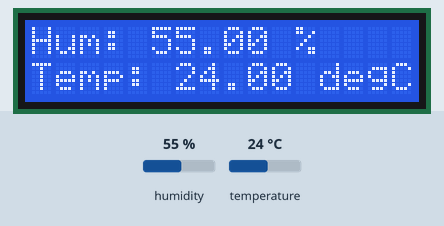
Recording of a sketch running on a simulated Arduino Uno, built with avr-gcc and run on an emulated ATmega328P. Shown: 16×2 character LCD. The test bench sets the inputs (shaded band); at power-on: humidity 55 %, temperature 24 °C.

Above: at 1.2 s.
1.3 s: humidity set to 22 %
At 6.4 s:
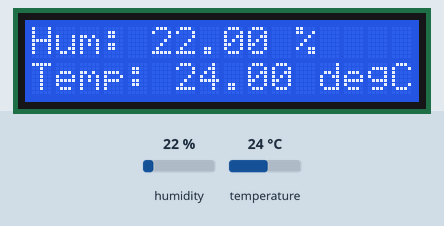
7.3 s: temperature set to 12 °C
At 11.3 s:
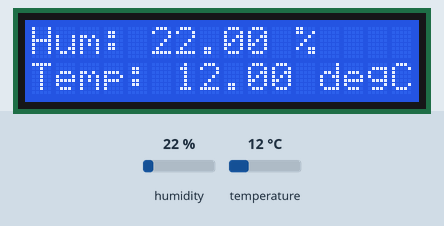
13.3 s: humidity set to 40 %
At 16.2 s:
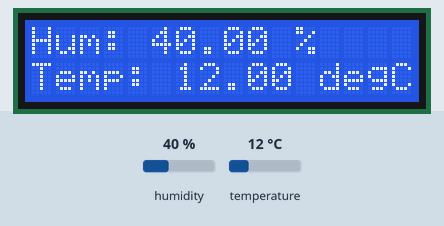
19.3 s: temperature set to 19 °C
At 21.1 s:
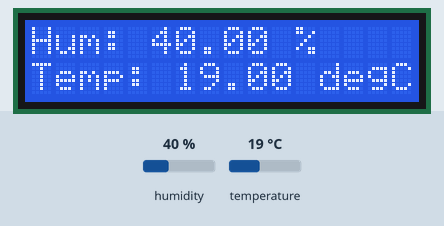
Timing chart, 0 to 22.6 s (numbered marks = the images above; inputs shaded):
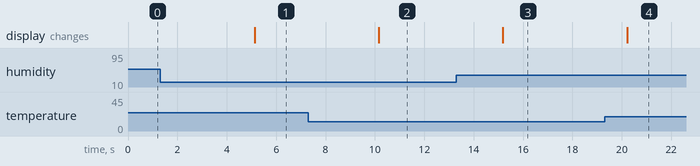

Measured:
- after the input at 1.3 s, the display: changes after 3.8 s (image 1)
- after the input at 7.3 s, the display: changes after 2.9 s (image 2)
- after the input at 13.3 s, the display: changes after 1.9 s (image 3)
- after the input at 19.3 s, the display: changes after 0.91 s (image 4)

The sketch:

LCD_DHT11.ino
```cpp
#include <LiquidCrystal.h>
#include <DHT.h>

#define RSpin 6
#define ENABLEpin 7
#define D4pin 10
#define D5pin 11
#define D6pin 12
#define D7pin 13

#define DHT11pin 2
#define DHT11type DHT11

DHT dht(DHT11pin, DHT11type);

//LiquidCrystal(rs, enable, d4, d5, d6, d7)
//LiquidCrystal(rs, rw, enable, d4, d5, d6, d7)
//LiquidCrystal(rs, enable, d0, d1, d2, d3, d4, d5, d6, d7)
//LiquidCrystal(rs, rw, enable, d0, d1, d2, d3, d4, d5, d6, d7)

//FUNCTIONS
//begin(cols, rows) - initializes the interface of the LCD screen and specifies the dimensions of the display
//clear() - clears the LCD screen and positions the cursor in the upper-left corner
//home() - positions the cursor in the upper-left corner
//setCursor(col, row) - positions the LCD cursor at the specified col and row for subsequent text (0 being the first col/row)
//write(data) - writes a character to the LCD
//print(data, BASE-optional) - prints text to the LCD. BASE in which to print the numbers (BIN, DEC, OCT, HEX)

LiquidCrystal lcd(RSpin, ENABLEpin, D4pin, D5pin, D6pin, D7pin);

void setup() {

  lcd.begin(16, 2);       //set up the LCD's number of columns and rows
  lcd.print("DHT Test");  //print a message to the LCD
  dht.begin();            //initializes DHT
}

void loop() {
  float h = dht.readHumidity();
  float t = dht.readTemperature();

  if (isnan(t) || isnan(h))
  {
    lcd.clear();
    lcd.home();
    lcd.print("Can't get reading");
    lcd.setCursor(0,1);
    lcd.print("from DHT");
  }
  else
  {
    lcd.clear();
    lcd.print("Hum: ");
    lcd.print(h);
    lcd.print(" %");
    lcd.setCursor(0,1);
    lcd.print("Temp: ");
    lcd.print(t);
    lcd.print(" degC");
  }

  delay(5000);

}
```
